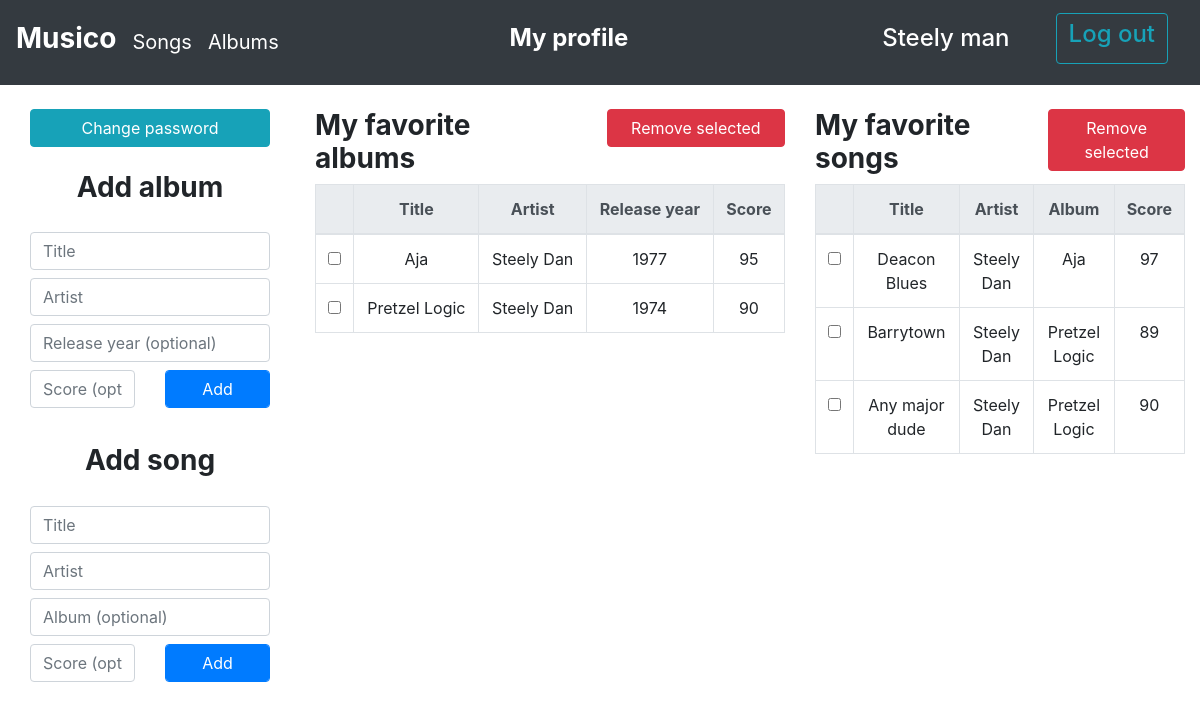
Page /profile (signed in) on the committed database.
### app/models.py (models this page shows, shortened)
class User(db.Model, UserMixin):
    id = db.Column(db.Integer, primary_key=True)
    username = db.Column(db.String(50), index=True)
    password = db.Column(db.BINARY)
    favorite_songs = db.relationship('FavoriteSong', back_populates='user')
    favorite_albums = db.relationship('FavoriteAlbum', back_populates='user')

class FavoriteAlbum(db.Model):
    user_id = db.Column(db.Integer, db.ForeignKey('user.id'), primary_key=True)
    album_id = db.Column(db.Integer, db.ForeignKey('album.id'), primary_key=True)
    user = db.relationship('User', back_populates='favorite_albums')
    album = db.relationship('Album', back_populates='favored')
    rating = db.Column(db.Float)

class Album(db.Model):
    id = db.Column(db.Integer, primary_key=True)
    title = db.Column(db.String(200), index=True)
    year_released = db.Column(db.Integer, index=True)
    artist_id = db.Column(db.Integer, db.ForeignKey('artist.id'))
    artist = db.relationship('Artist', back_populates='albums')
    songs = db.relationship('Song', back_populates='album')
    favored = db.relationship('FavoriteAlbum', back_populates='album')
    def __repr__(self):
        return self.title

class Artist(db.Model):
    id = db.Column(db.Integer, primary_key=True)
    name = db.Column(db.String(150), index=True)
    albums = db.relationship('Album', back_populates='artist')
    songs = db.relationship('Song', back_populates='artist')
    def __repr__(self):
        return self.name

class FavoriteSong(db.Model):
    user_id = db.Column(db.Integer, db.ForeignKey('user.id'), primary_key=True)
    song_id = db.Column(db.Integer, db.ForeignKey('song.id'), primary_key=True)
    user = db.relationship('User', back_populates='favorite_songs')
    song = db.relationship('Song', back_populates='favored')
    rating = db.Column(db.Float)

class Song(db.Model):
    id = db.Column(db.Integer, primary_key=True)
    title = db.Column(db.String(200), index=True)
    artist_id = db.Column(db.Integer, db.ForeignKey('artist.id'))
    artist = db.relationship('Artist', back_populates='songs')
    album_id = db.Column(db.Integer, db.ForeignKey('album.id'))
    album = db.relationship('Album', back_populates='songs')
    favored = db.relationship('FavoriteSong', back_populates='song')

### app/views.py (the view)
@app.route('/profile', methods=['GET', 'POST'])
@login_required
def profile():
    return base('profile', **load_profile())

### app/forms.py
class AlbumForm(FlaskForm):
    a_title = StringField('title', validators=[DataRequired(), Length(max=200)], render_kw={'placeholder': 'Title'})
    a_artist = StringField('artist', validators=[DataRequired(), Length(max=150)], render_kw={'placeholder': 'Artist'})
    year = IntegerField('year', validators=[Optional(), NumberRange(min=0, max=date.today().year + 1)], render_kw={'placeholder': 'Release year (optional)'})
    a_score = FloatField('rating', validators=[Optional(), NumberRange(min=0, max=100)], render_kw={'placeholder': 'Score (optional)'})
    a_submit = SubmitField('Add')

class SongForm(FlaskForm):
    s_title = StringField('title', validators=[DataRequired(), Length(max=200)], render_kw={'placeholder': 'Title'})
    s_artist = StringField('artist', validators=[DataRequired(), Length(max=150)], render_kw={'placeholder': 'Artist'})
    album = StringField('album', validators=[Optional(), Length(max=200)], render_kw={'placeholder': 'Album (optional)'})
    s_score = FloatField('rating', validators=[Optional(), NumberRange(min=0, max=100)], render_kw={'placeholder': 'Score (optional)'})
    s_submit = SubmitField('Add')

### app/utils.py (called while the page is built)
def base(page, **kwargs):
    if '_user_id' in session:
        app.logger.info(f"User '{User.query.get(int(session['_user_id'])).username}' opened {page} page.")
    else:
        app.logger.info(f"Guest user opened {page} page.")
    if 'login' in request.form:
        return redirect(url_for('login'))
    if 'signup' in request.form:
        return redirect(url_for('signup'))
    if 'password' in request.form:
        return redirect(url_for('change_password'))
    if 'logout' in request.form:
        app.logger.info(f"User '{User.query.get(int(session['_user_id'])).username}' logged out.")
        logout_user()
        return redirect(url_for('home'))
    return render_template(f"{page}.html", **kwargs)

def load_profile():
    user = User.query.get(int(session['_user_id']))
    album_form = AlbumForm()
    song_form = SongForm()
    if album_form.a_submit.data and album_form.validate_on_submit(): add_album(user, album_form)
    if song_form.s_submit.data and song_form.validate_on_submit(): add_song(user, song_form)
    if 'album_button' in request.form: remove_favorites(user, FavoriteAlbum, 'album')
    if 'song_button' in request.form: remove_favorites(user, FavoriteSong, 'song')
    return {'user': user, 'album_form': album_form, 'song_form': song_form}

### app/templates/profile.html (shortened to what this page needs)
{% extends 'base.html' %}
{% block page %}My profile{% endblock %}
{% block content %}
<div class='container-fluid'>
<div class='row my-4'>
    <div class='col-lg-3 col-12'>
    <div class='row'>
        <div class='col-12'>
        <form action="" method="post" class='col-lg-12 col-md-8 col-sm-10 col-12 offset-lg-0 offset-md-2 offset-sm-1'>
                <button type="submit" name="password" class="btn btn-info col-12">Change password</button>
        </form>
        </div>
        <div class='col-lg-12 col-md-6 col-12'>
        <h3 class="my-4"><center><b>Add album</b></center></h3>
        <form action="" method="post" name="add_album">
            <div class='container-fluid'>
                <div class='row py-1'>
                    <div class='col-12'>
                        {{ album_form.a_title(class_='form-control') }}
                    </div>
                </div>
                <div class='row py-1'>
                    <div class='col-12'>
                        {{ album_form.a_artist(class_='form-control') }}
                    </div>
                </div>
                <div class='row py-1'>
                    <div class='col-12'>
                        {{ album_form.year(class_='form-control') }}
                    </div>
                </div>
                <div class='row py-1'>
                    <div class='col-6'>
                        {{ album_form.a_score(class_='form-control') }}
                    </div>
                    <div class="col-6">
                        {{ album_form.a_submit(class_='form-control btn btn-primary col-12') }}
                    </div>
                </div>
                <div class='row py-1'>
                </div>
            </div>
        </form>
        </div>
        <div class='col-lg-12 col-md-6 col-12'>
        <h3 class="my-4"><center><b>Add song</b></center></h3>
        <form action="" method="post" name="add_song">
            <div class='container-fluid'>
                <div class='row py-1'>
                    <div class='col-12'>
                        {{ song_form.s_title(class_='form-control') }}
                    </div>
                </div>
                <div class='row py-1'>
                    <div class='col-12'>
                        {{ song_form.s_artist(class_='form-control') }}
                    </div>
                </div>
                <div class='row py-1'>
                    <div class='col-12'>
                        {{ song_form.album(class_='form-control') }}
                    </div>
                </div>
                <div class="row py-1">
                    <div class='col-6'>
                        {{ song_form.s_score(class_='form-control') }}
                    </div>
                    <div class="col-6">
                        {{ song_form.s_submit(class_='form-control btn btn-primary col-12') }}
                    </div>
                </div>
            </div>
        </form>
    </div>
    </div>
    </div>
    <form action="" method="post" class='col-lg-5 col-md-10 col-12 offset-lg-0 offset-md-1 my-lg-0 my-5'>
        <table class="table table-hover table-bordered">
            <div class='row'>
                <div class='col-7'>
                    <h3><b>My favorite albums</b></h3>
                </div>
                <div class='col-5'>
                    <button type="submit" name="album_button" value="delete" class="btn btn-danger col-12">Remove selected</button>
                </div>
            </div>
            <thead class="thead-light">
                {% if user.favorite_albums|length == 0 %}
                <tr>
                    <th scope="col"><center>No albums have been added yet</center></th>
                </tr>
                {% else %}
                <tr>
                    <th scope="col"></th>
                    <th scope="col"><center>Title</center></th>
                    <th scope="col"><center>Artist</center></th>
                    <th scope="col"><center>Release year</center></th>
                    <th scope="col"><center>Score</center></th>
                </tr>
                {% endif %}
            </thead>
            <tbody>
                {% for album in user.favorite_albums %}
                <tr class="table", id="album,{{ album.album.id }}">
                    <td><input type="checkbox" name="album_id" , value="{{ album.album.id }}"></td>
                    <td align="center">{{ album.album.title }}</td>
                    <td align="center">{{ album.album.artist }}</td>
                    <td align="center">
                        {% if album.album.year_released != None %}{{ album.album.year_released }}{% endif %}
                    </td>
                    <td align="center" style="position: relative;">
                        {% if album.rating != None %}{{ "%.0f"|format(album.rating) }}{% endif %}
                    </td>
                </tr>
                {% endfor %}
            </tbody>
        </table>
    </form>
    <form action="" method="post" class='col-lg-4 col-md-10 col-12 offset-lg-0 offset-md-1 my-lg-0 my-5'>
        <table class="table table-hover table-bordered">
            <div class='row'>
                <div class='col-7'>
                    <h3><b>My favorite songs</b></h3>
                </div>
                <div class='col-5'>
                    <button type="submit" name="song_button" value="delete" class="btn btn-danger col-12">Remove selected</button>
                </div>
            </div>
            <thead class="thead-light">
                {% if user.favorite_songs|length == 0 %}
                <tr>
                    <th scope="col"><center>No Songs have been added yet</center></th>
                </tr>
                {% else %}
                <tr>
                    <th scope="col"></th>
                    <th scope="col"><center>Title</center></th>
                    <th scope="col"><center>Artist</center></th>
                    <th scope="col"><center>Album</center></th>
                    <th scope="col"><center>Score</center></th>
                </tr>
                {% endif %}
            </thead>
            <tbody>
                {% for song in user.favorite_songs %}
                <tr class="table", id="song,{{ song.song.id }}">
                    <td><input type="checkbox" name="song_id" , value="{{ song.song.id }}"></td>
                    <td align="center">{{ song.song.title }}</td>
                    <td align="center">{{ song.song.artist }}</td>
                    <td align="center">
                        {% if song.song.album != None %}{{ song.song.album }}{% endif %}
                    </td>
                    <td align="center" style="position: relative;">
                        {% if song.rating != None %}{{ "%.0f"|format(song.rating) }}{% endif %}
                    </td>
                </tr>
                {% endfor %}
            </tbody>
        </table>
    </form>
</div>
</div>
{% endblock %}

### app/templates/base.html (shortened to what this page needs)
<!DOCTYPE html>
<html>
<head>
  <link rel="stylesheet" href="https://stackpath.bootstrapcdn.com/bootstrap/4.2.1/css/bootstrap.min.css"
>
</head>
<body>
  <nav class="navbar navbar-expand-sm navbar-dark bg-dark" id='navbar-top'>
    <a class="navbar-brand" href="/"><h3><b>Musico</b></h3></a>
    <div class="collapse navbar-collapse" id="navbarSupportedContent">
      <ul class="navbar-nav mr-auto">
        <a class="navbar-brand" href="/songs">Songs</a>
        <a class="navbar-brand" href="/albums">Albums</a>
      </ul>
      <ul class="navbar-nav mr-auto">
        <div class="col-12 text-right">
          <a class="navbar-text text-white"><h4><b>{% block page %}{% endblock %}</b></h4></a>
        </div>
      </ul>
        <form action="", method="post">
          <ul class="row navbar-nav ml-4 text-right">
            {% if current_user.is_authenticated %}
            <div class="col-lg-6 col-md-6 col-sm-12">
              <a class='navbar-brand text-white py-lg-3 py-md-3' href="/profile"><h4>{{ current_user.username }}</h4></a>
            </div>
            <div class="col-lg-6 col-md-6 col-sm-12">
              <a class='navbar-brand text-white text-right'><button class="btn btn-outline-info" type="submit" name="logout"><h4>Log out</h4></button></a>
            </div>
            {% endif %}
        </ul>
      </form>
    </div>
  </nav>
  {% block content %}{% endblock %}
</body>
</html>

### rows in the picture
User: username "Steely man"
FavoriteAlbum: album "Aja", album.artist "Steely Dan", album.year_released "1977", rating "95"
FavoriteAlbum: album "Pretzel Logic", album.artist "Steely Dan", album.year_released "1974", rating "90"
FavoriteSong: song "Deacon Blues", song.artist "Steely Dan", song.album "Aja", rating "97"
FavoriteSong: song "Barrytown", song.artist "Steely Dan", song.album "Pretzel Logic", rating "89"
FavoriteSong: song "Any major dude", song.artist "Steely Dan", song.album "Pretzel Logic", rating "90"
